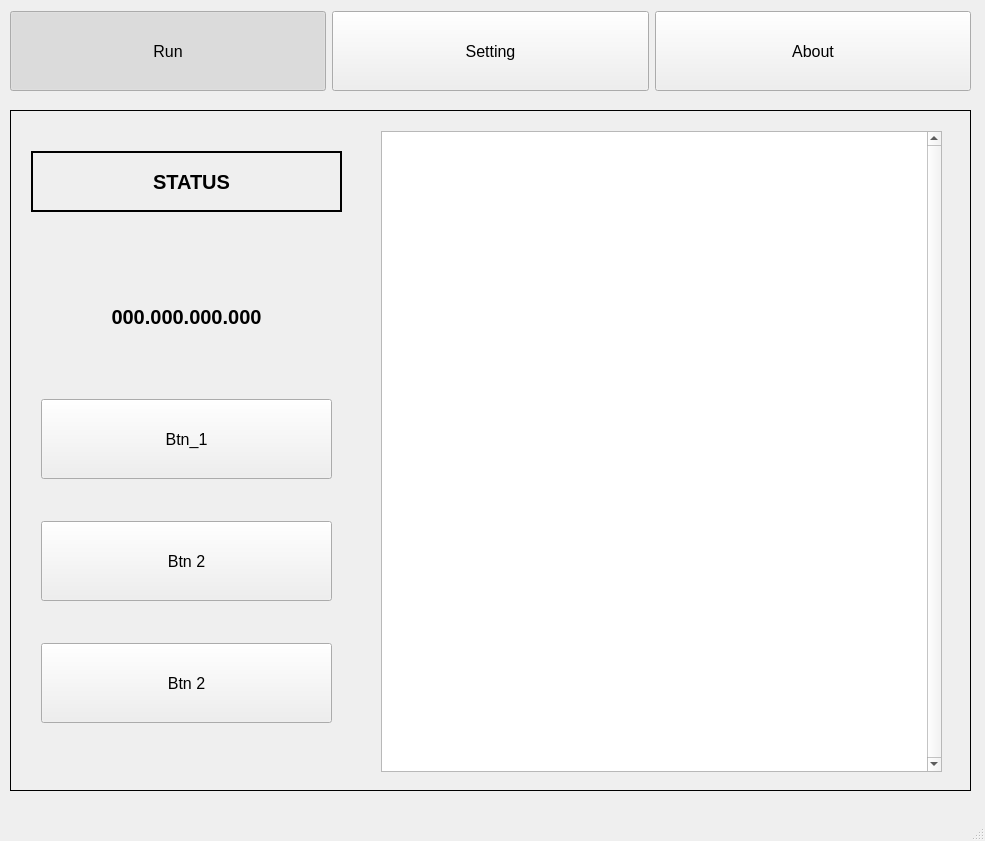
<?xml version="1.0" encoding="UTF-8"?>
<ui version="4.0">
 <class>MainWindow</class>
 <widget class="QMainWindow" name="MainWindow">
  <property name="geometry">
   <rect>
    <x>0</x>
    <y>0</y>
    <width>985</width>
    <height>841</height>
   </rect>
  </property>
  <property name="windowTitle">
   <string>MainWindow</string>
  </property>
  <widget class="QWidget" name="centralwidget">
   <widget class="QStackedWidget" name="tab_main">
    <property name="geometry">
     <rect>
      <x>10</x>
      <y>110</y>
      <width>961</width>
      <height>681</height>
     </rect>
    </property>
    <property name="frameShape">
     <enum>QFrame::Box</enum>
    </property>
    <property name="currentIndex">
     <number>0</number>
    </property>
    <widget class="QWidget" name="run_page">
     <widget class="QTextEdit" name="lbl_log">
      <property name="geometry">
       <rect>
        <x>370</x>
        <y>20</y>
        <width>561</width>
        <height>641</height>
       </rect>
      </property>
      <property name="font">
       <font>
        <pointsize>12</pointsize>
       </font>
      </property>
      <property name="acceptDrops">
       <bool>false</bool>
      </property>
      <property name="verticalScrollBarPolicy">
       <enum>Qt::ScrollBarAlwaysOn</enum>
      </property>
      <property name="readOnly">
       <bool>true</bool>
      </property>
     </widget>
     <widget class="QFrame" name="frame">
      <property name="geometry">
       <rect>
        <x>20</x>
        <y>40</y>
        <width>311</width>
        <height>61</height>
       </rect>
      </property>
      <property name="baseSize">
       <size>
        <width>0</width>
        <height>0</height>
       </size>
      </property>
      <property name="font">
       <font>
        <pointsize>12</pointsize>
       </font>
      </property>
      <property name="frameShape">
       <enum>QFrame::Box</enum>
      </property>
      <property name="lineWidth">
       <number>2</number>
      </property>
      <layout class="QHBoxLayout" name="horizontalLayout_21">
       <property name="leftMargin">
        <number>15</number>
       </property>
       <property name="rightMargin">
        <number>5</number>
       </property>
       <item>
        <widget class="QLabel" name="lbl_status">
         <property name="font">
          <font>
           <pointsize>15</pointsize>
           <weight>75</weight>
           <bold>true</bold>
          </font>
         </property>
         <property name="text">
          <string>STATUS</string>
         </property>
         <property name="alignment">
          <set>Qt::AlignCenter</set>
         </property>
        </widget>
       </item>
      </layout>
     </widget>
     <widget class="QWidget" name="verticalLayoutWidget">
      <property name="geometry">
       <rect>
        <x>20</x>
        <y>120</y>
        <width>311</width>
        <height>541</height>
       </rect>
      </property>
      <layout class="QVBoxLayout" name="verticalLayout_2">
       <property name="leftMargin">
        <number>10</number>
       </property>
       <property name="topMargin">
        <number>10</number>
       </property>
       <property name="rightMargin">
        <number>10</number>
       </property>
       <property name="bottomMargin">
        <number>10</number>
       </property>
       <item>
        <widget class="QFrame" name="frame">
         <property name="maximumSize">
          <size>
           <width>16777215</width>
           <height>80</height>
          </size>
         </property>
         <layout class="QHBoxLayout" name="horizontalLayout_19">
          <property name="spacing">
           <number>0</number>
          </property>
          <property name="leftMargin">
           <number>1</number>
          </property>
          <property name="rightMargin">
           <number>1</number>
          </property>
          <item>
           <widget class="QLabel" name="lbl_ip">
            <property name="maximumSize">
             <size>
              <width>16777215</width>
              <height>60</height>
             </size>
            </property>
            <property name="font">
             <font>
              <pointsize>15</pointsize>
              <weight>75</weight>
              <bold>true</bold>
             </font>
            </property>
            <property name="text">
             <string>000.000.000.000</string>
            </property>
            <property name="alignment">
             <set>Qt::AlignCenter</set>
            </property>
           </widget>
          </item>
         </layout>
        </widget>
       </item>
       <item>
        <widget class="QPushButton" name="btn_1">
         <property name="minimumSize">
          <size>
           <width>0</width>
           <height>80</height>
          </size>
         </property>
         <property name="font">
          <font>
           <pointsize>12</pointsize>
          </font>
         </property>
         <property name="text">
          <string>Btn_1</string>
         </property>
        </widget>
       </item>
       <item>
        <widget class="QPushButton" name="btn_2">
         <property name="minimumSize">
          <size>
           <width>0</width>
           <height>80</height>
          </size>
         </property>
         <property name="font">
          <font>
           <pointsize>12</pointsize>
          </font>
         </property>
         <property name="text">
          <string>Btn 2</string>
         </property>
        </widget>
       </item>
       <item>
        <widget class="QPushButton" name="btn_3">
         <property name="minimumSize">
          <size>
           <width>0</width>
           <height>80</height>
          </size>
         </property>
         <property name="font">
          <font>
           <pointsize>12</pointsize>
          </font>
         </property>
         <property name="text">
          <string>Btn 2</string>
         </property>
        </widget>
       </item>
      </layout>
     </widget>
    </widget>
    <widget class="QWidget" name="setting_page">
     <widget class="QFrame" name="verticalFrame_2">
      <property name="geometry">
       <rect>
        <x>20</x>
        <y>0</y>
        <width>381</width>
        <height>291</height>
       </rect>
      </property>
      <property name="frameShape">
       <enum>QFrame::Box</enum>
      </property>
      <layout class="QVBoxLayout" name="verticalLayout_3">
       <property name="spacing">
        <number>10</number>
       </property>
       <property name="leftMargin">
        <number>20</number>
       </property>
       <property name="topMargin">
        <number>20</number>
       </property>
       <property name="rightMargin">
        <number>20</number>
       </property>
       <property name="bottomMargin">
        <number>20</number>
       </property>
       <item>
        <widget class="QFrame" name="horizontalFrame_2">
         <property name="frameShape">
          <enum>QFrame::Box</enum>
         </property>
         <layout class="QHBoxLayout" name="horizontalLayout_2">
          <property name="leftMargin">
           <number>10</number>
          </property>
          <property name="topMargin">
           <number>5</number>
          </property>
          <property name="rightMargin">
           <number>10</number>
          </property>
          <property name="bottomMargin">
           <number>5</number>
          </property>
          <item>
           <widget class="QLabel" name="lbl_ip_3">
            <property name="minimumSize">
             <size>
              <width>100</width>
              <height>0</height>
             </size>
            </property>
            <property name="font">
             <font>
              <pointsize>15</pointsize>
              <weight>75</weight>
              <bold>true</bold>
             </font>
            </property>
            <property name="text">
             <string>user</string>
            </property>
            <property name="alignment">
             <set>Qt::AlignCenter</set>
            </property>
           </widget>
          </item>
          <item>
           <widget class="QTextEdit" name="input_user">
            <property name="maximumSize">
             <size>
              <width>16777215</width>
              <height>50</height>
             </size>
            </property>
            <property name="font">
             <font>
              <pointsize>12</pointsize>
             </font>
            </property>
           </widget>
          </item>
         </layout>
        </widget>
       </item>
       <item>
        <widget class="QFrame" name="">
         <property name="frameShape">
          <enum>QFrame::Box</enum>
         </property>
         <layout class="QHBoxLayout" name="horizontalLayout_23">
          <property name="leftMargin">
           <number>10</number>
          </property>
          <property name="rightMargin">
           <number>10</number>
          </property>
          <item>
           <widget class="QLabel" name="lbl_ip_2">
            <property name="minimumSize">
             <size>
              <width>100</width>
              <height>0</height>
             </size>
            </property>
            <property name="font">
             <font>
              <pointsize>15</pointsize>
              <weight>75</weight>
              <bold>true</bold>
             </font>
            </property>
            <property name="text">
             <string>pass</string>
            </property>
            <property name="alignment">
             <set>Qt::AlignCenter</set>
            </property>
           </widget>
          </item>
          <item>
           <widget class="QTextEdit" name="input_pass">
            <property name="maximumSize">
             <size>
              <width>16777215</width>
              <height>50</height>
             </size>
            </property>
            <property name="font">
             <font>
              <pointsize>14</pointsize>
             </font>
            </property>
           </widget>
          </item>
         </layout>
        </widget>
       </item>
       <item>
        <widget class="QPushButton" name="btn_update_user">
         <property name="minimumSize">
          <size>
           <width>0</width>
           <height>80</height>
          </size>
         </property>
         <property name="font">
          <font>
           <pointsize>12</pointsize>
          </font>
         </property>
         <property name="text">
          <string>Update User and Pass</string>
         </property>
        </widget>
       </item>
      </layout>
     </widget>
     <widget class="QWidget" name="verticalLayoutWidget_3">
      <property name="geometry">
       <rect>
        <x>490</x>
        <y>140</y>
        <width>411</width>
        <height>211</height>
       </rect>
      </property>
      <layout class="QVBoxLayout" name="verticalLayout_4">
       <property name="leftMargin">
        <number>10</number>
       </property>
       <property name="topMargin">
        <number>10</number>
       </property>
       <property name="rightMargin">
        <number>10</number>
       </property>
       <property name="bottomMargin">
        <number>10</number>
       </property>
       <item>
        <widget class="QFrame" name="frame_3">
         <layout class="QHBoxLayout" name="horizontalLayout_26">
          <property name="spacing">
           <number>0</number>
          </property>
          <property name="leftMargin">
           <number>1</number>
          </property>
          <property name="topMargin">
           <number>0</number>
          </property>
          <property name="rightMargin">
           <number>1</number>
          </property>
          <property name="bottomMargin">
           <number>0</number>
          </property>
          <item>
           <layout class="QHBoxLayout" name="horizontalLayout_27">
            <property name="leftMargin">
             <number>10</number>
            </property>
            <property name="rightMargin">
             <number>10</number>
            </property>
            <item>
             <widget class="QLabel" name="lbl_ip_5">
              <property name="minimumSize">
               <size>
                <width>50</width>
                <height>0</height>
               </size>
              </property>
              <property name="font">
               <font>
                <pointsize>15</pointsize>
                <weight>75</weight>
                <bold>true</bold>
               </font>
              </property>
              <property name="text">
               <string>Router</string>
              </property>
              <property name="alignment">
               <set>Qt::AlignCenter</set>
              </property>
             </widget>
            </item>
            <item>
             <widget class="QComboBox" name="comboBox">
              <property name="minimumSize">
               <size>
                <width>250</width>
                <height>50</height>
               </size>
              </property>
              <property name="maximumSize">
               <size>
                <width>250</width>
                <height>50</height>
               </size>
              </property>
              <property name="font">
               <font>
                <pointsize>14</pointsize>
                <weight>75</weight>
                <bold>true</bold>
               </font>
              </property>
             </widget>
            </item>
           </layout>
          </item>
         </layout>
        </widget>
       </item>
       <item>
        <widget class="QPushButton" name="btn_update_user_2">
         <property name="minimumSize">
          <size>
           <width>0</width>
           <height>80</height>
          </size>
         </property>
         <property name="font">
          <font>
           <pointsize>12</pointsize>
          </font>
         </property>
         <property name="text">
          <string>Set Router</string>
         </property>
        </widget>
       </item>
      </layout>
     </widget>
     <widget class="QFrame" name="verticalFrame_3">
      <property name="geometry">
       <rect>
        <x>20</x>
        <y>320</y>
        <width>381</width>
        <height>331</height>
       </rect>
      </property>
      <property name="frameShape">
       <enum>QFrame::Box</enum>
      </property>
      <layout class="QVBoxLayout" name="verticalLayout_5">
       <property name="spacing">
        <number>10</number>
       </property>
       <property name="leftMargin">
        <number>20</number>
       </property>
       <property name="topMargin">
        <number>20</number>
       </property>
       <property name="rightMargin">
        <number>20</number>
       </property>
       <property name="bottomMargin">
        <number>20</number>
       </property>
       <item>
        <widget class="QFrame" name="frame_2">
         <property name="frameShape">
          <enum>QFrame::Box</enum>
         </property>
         <layout class="QHBoxLayout" name="horizontalLayout_24">
          <property name="spacing">
           <number>10</number>
          </property>
          <property name="leftMargin">
           <number>10</number>
          </property>
          <property name="topMargin">
           <number>10</number>
          </property>
          <property name="rightMargin">
           <number>10</number>
          </property>
          <property name="bottomMargin">
           <number>10</number>
          </property>
          <item>
           <widget class="QLabel" name="lbl_ip_7">
            <property name="minimumSize">
             <size>
              <width>100</width>
              <height>0</height>
             </size>
            </property>
            <property name="font">
             <font>
              <pointsize>15</pointsize>
              <weight>75</weight>
              <bold>true</bold>
             </font>
            </property>
            <property name="text">
             <string>Line</string>
            </property>
            <property name="alignment">
             <set>Qt::AlignCenter</set>
            </property>
           </widget>
          </item>
          <item>
           <widget class="QTextEdit" name="input_license_CODE">
            <property name="maximumSize">
             <size>
              <width>16777215</width>
              <height>50</height>
             </size>
            </property>
            <property name="font">
             <font>
              <pointsize>14</pointsize>
             </font>
            </property>
           </widget>
          </item>
         </layout>
        </widget>
       </item>
       <item>
        <widget class="QFrame" name="frame_4">
         <property name="frameShape">
          <enum>QFrame::Box</enum>
         </property>
         <layout class="QHBoxLayout" name="horizontalLayout_28">
          <property name="leftMargin">
           <number>10</number>
          </property>
          <property name="topMargin">
           <number>10</number>
          </property>
          <property name="rightMargin">
           <number>10</number>
          </property>
          <property name="bottomMargin">
           <number>10</number>
          </property>
          <item>
           <widget class="QLabel" name="lbl_ip_8">
            <property name="minimumSize">
             <size>
              <width>100</width>
              <height>0</height>
             </size>
            </property>
            <property name="font">
             <font>
              <pointsize>15</pointsize>
              <weight>75</weight>
              <bold>true</bold>
             </font>
            </property>
            <property name="text">
             <string>license</string>
            </property>
            <property name="alignment">
             <set>Qt::AlignCenter</set>
            </property>
           </widget>
          </item>
          <item>
           <widget class="QTextEdit" name="input_license">
            <property name="maximumSize">
             <size>
              <width>16777215</width>
              <height>50</height>
             </size>
            </property>
            <property name="font">
             <font>
              <pointsize>14</pointsize>
             </font>
            </property>
           </widget>
          </item>
         </layout>
        </widget>
       </item>
       <item>
        <widget class="QPushButton" name="btn_update_license">
         <property name="minimumSize">
          <size>
           <width>0</width>
           <height>60</height>
          </size>
         </property>
         <property name="font">
          <font>
           <pointsize>12</pointsize>
          </font>
         </property>
         <property name="text">
          <string>Update License</string>
         </property>
        </widget>
       </item>
       <item>
        <widget class="QPushButton" name="btn_update_license_2">
         <property name="minimumSize">
          <size>
           <width>0</width>
           <height>60</height>
          </size>
         </property>
         <property name="font">
          <font>
           <pointsize>12</pointsize>
          </font>
         </property>
         <property name="text">
          <string>tao Code</string>
         </property>
        </widget>
       </item>
      </layout>
     </widget>
     <widget class="QFrame" name="frame_5">
      <property name="geometry">
       <rect>
        <x>500</x>
        <y>10</y>
        <width>391</width>
        <height>100</height>
       </rect>
      </property>
      <property name="frameShape">
       <enum>QFrame::Box</enum>
      </property>
      <layout class="QHBoxLayout" name="horizontalLayout_25">
       <property name="leftMargin">
        <number>10</number>
       </property>
       <property name="rightMargin">
        <number>10</number>
       </property>
       <item>
        <widget class="QLabel" name="lbl_infor_license">
         <property name="font">
          <font>
           <pointsize>15</pointsize>
           <weight>75</weight>
           <bold>true</bold>
          </font>
         </property>
         <property name="text">
          <string>STATUS</string>
         </property>
         <property name="alignment">
          <set>Qt::AlignCenter</set>
         </property>
        </widget>
       </item>
       <item>
        <widget class="QLabel" name="lbl_status_license">
         <property name="minimumSize">
          <size>
           <width>100</width>
           <height>0</height>
          </size>
         </property>
         <property name="font">
          <font>
           <pointsize>15</pointsize>
           <weight>75</weight>
           <bold>true</bold>
          </font>
         </property>
         <property name="text">
          <string>Line</string>
         </property>
         <property name="alignment">
          <set>Qt::AlignCenter</set>
         </property>
        </widget>
       </item>
      </layout>
     </widget>
    </widget>
    <widget class="QWidget" name="About_page">
     <widget class="QLabel" name="lbl_about">
      <property name="geometry">
       <rect>
        <x>20</x>
        <y>20</y>
        <width>901</width>
        <height>611</height>
       </rect>
      </property>
      <property name="font">
       <font>
        <pointsize>15</pointsize>
        <weight>75</weight>
        <bold>true</bold>
       </font>
      </property>
      <property name="text">
       <string>000.000.000.000</string>
      </property>
      <property name="alignment">
       <set>Qt::AlignCenter</set>
      </property>
     </widget>
    </widget>
   </widget>
   <widget class="QWidget" name="horizontalLayoutWidget">
    <property name="geometry">
     <rect>
      <x>10</x>
      <y>10</y>
      <width>961</width>
      <height>82</height>
     </rect>
    </property>
    <layout class="QHBoxLayout" name="horizontalLayout">
     <item>
      <widget class="QPushButton" name="btn_main1">
       <property name="minimumSize">
        <size>
         <width>0</width>
         <height>80</height>
        </size>
       </property>
       <property name="font">
        <font>
         <pointsize>12</pointsize>
        </font>
       </property>
       <property name="text">
        <string>Run</string>
       </property>
       <property name="checkable">
        <bool>true</bool>
       </property>
       <property name="checked">
        <bool>true</bool>
       </property>
       <property name="index" stdset="0">
        <number>0</number>
       </property>
       <attribute name="buttonGroup">
        <string notr="true">btn_group_main</string>
       </attribute>
      </widget>
     </item>
     <item>
      <widget class="QPushButton" name="btn_main_2">
       <property name="minimumSize">
        <size>
         <width>0</width>
         <height>80</height>
        </size>
       </property>
       <property name="font">
        <font>
         <pointsize>12</pointsize>
        </font>
       </property>
       <property name="text">
        <string>Setting</string>
       </property>
       <property name="checkable">
        <bool>true</bool>
       </property>
       <property name="index" stdset="0">
        <number>1</number>
       </property>
       <attribute name="buttonGroup">
        <string notr="true">btn_group_main</string>
       </attribute>
      </widget>
     </item>
     <item>
      <widget class="QPushButton" name="btn_main_3">
       <property name="minimumSize">
        <size>
         <width>0</width>
         <height>80</height>
        </size>
       </property>
       <property name="font">
        <font>
         <pointsize>12</pointsize>
        </font>
       </property>
       <property name="text">
        <string>About</string>
       </property>
       <property name="checkable">
        <bool>true</bool>
       </property>
       <property name="index" stdset="0">
        <number>2</number>
       </property>
       <attribute name="buttonGroup">
        <string notr="true">btn_group_main</string>
       </attribute>
      </widget>
     </item>
    </layout>
   </widget>
  </widget>
  <widget class="QMenuBar" name="menubar">
   <property name="geometry">
    <rect>
     <x>0</x>
     <y>0</y>
     <width>985</width>
     <height>22</height>
    </rect>
   </property>
  </widget>
  <widget class="QStatusBar" name="statusbar"/>
 </widget>
 <resources/>
 <connections/>
 <buttongroups>
  <buttongroup name="btn_group_main"/>
 </buttongroups>
</ui>
